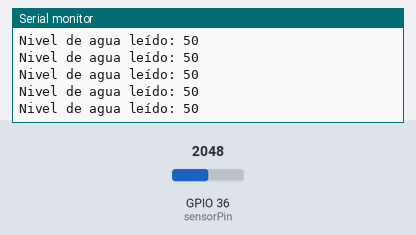
A sketch run on a simulated ESP32. Parts: the last lines printed to the serial monitor. The test bench sets the inputs (shaded band); at power-on: GPIO 36 (sensorPin) = 2048. WiFi joins after 1.5 s; servers stay silent unless stated.

Above: at 3.5 s.
3.6 s: GPIO 36 (sensorPin) set to 4043
At 4.6 s:
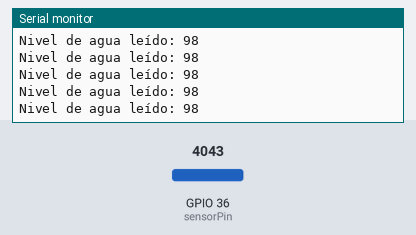
6.6 s: GPIO 36 (sensorPin) set to 4095
At 7.5 s:
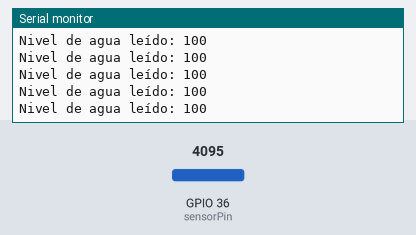
Timing chart, 0 to 9.6 s (numbered marks = the images above; inputs shaded):
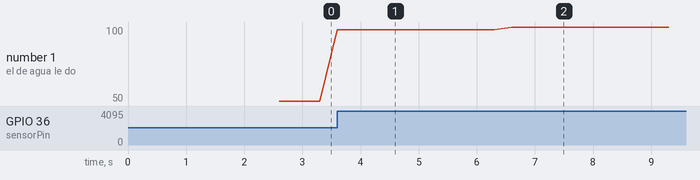

The sketch:

PawTech.ino
```cpp
#include <WiFi.h>                  // Biblioteca WiFi para ESP32
#include <WiFiClientSecure.h>
#include <UniversalTelegramBot.h>

// Configuraciones de red WiFi
const char* ssid = "CLARO_247B0B";    // Tu SSID WiFi
const char* password = "355197EA32";  // Tu contraseña WiFi

// Configuración del bot de Telegram
const String BOT_TOKEN = "7529648410:AAH1zkywHLe5AJYeVvpBQM7hgGaOOvzbuRY";  // Token de tu bot de Telegram
WiFiClientSecure client;
UniversalTelegramBot bot(BOT_TOKEN, client);

// Pin donde está conectado el sensor de nivel de agua
int sensorPin = A0;  // Pin analógico A0 en ESP32 para lectura de sensor analógico
int nivelAgua;       // Variable para almacenar el nivel de agua

// Intervalo de chequeo de nuevos mensajes (cada 1 segundo)
unsigned long previousMillis = 0;
const long interval = 1000;

void setup() {
  // Inicializamos la conexión serie para depuración
  Serial.begin(115200);

  // Conexión a la red WiFi
  WiFi.begin(ssid, password);
  Serial.print("Conectando a WiFi...");
  while (WiFi.status() != WL_CONNECTED) {
    delay(1000);
    Serial.print(".");
  }
  Serial.println("Conectado a la red WiFi");

  // Telegram SSL inicialización
  client.setInsecure();

  // Enviar mensaje de conexión al bot de Telegram
  bot.sendMessage("5215232511", "Conectado a la red WiFi", "");

  // Mostrar IP del dispositivo
  Serial.println(WiFi.localIP());
}

void loop() {
  // Chequear si hay nuevos mensajes del bot de Telegram
  unsigned long currentMillis = millis();
  if (currentMillis - previousMillis >= interval) {
    previousMillis = currentMillis;

    int numNewMessages = bot.getUpdates(bot.last_message_received + 1);
    while (numNewMessages) {
      handleNewMessages(numNewMessages);
      numNewMessages = bot.getUpdates(bot.last_message_received + 1);
    }
  }

  // Leer el nivel de agua desde el sensor
  leerNivelAgua();
}

// Función para leer el nivel de agua desde el sensor
void leerNivelAgua() {
  nivelAgua = analogRead(sensorPin);  // Lee el valor del sensor (0-4095 en ESP32)
  nivelAgua = map(nivelAgua, 0, 4095, 0, 100);  // Ajusta el valor a porcentaje (0-100%)
  Serial.println("Nivel de agua leído: " + String(nivelAgua));  // Imprime el nivel en el monitor serie
}

// Función para manejar los nuevos mensajes de Telegram
void handleNewMessages(int numNewMessages) {
  for (int i = 0; i < numNewMessages; i++) {
    String chat_id = String(bot.messages[i].chat_id);
    String text = bot.messages[i].text;

    if (text == "/nivel") {
      leerNivelAgua();  // Asegurarse de que el valor esté actualizado
      String mensaje = "El nivel de agua actual es: " + String(nivelAgua) + "%";
      bot.sendMessage(chat_id, mensaje, "");
    } else {
      bot.sendMessage(chat_id, "Comando no reconocido. Usa /nivel para ver el nivel de agua.", "");
    }
  }
}
```

Measured:
- after the input at 3.6 s, the serial monitor: prints a new line at once (image 1)
- after the input at 6.6 s, the serial monitor: prints a new line at once (image 2)
- plotted number 1: 50 → 98 after the input at 3.6 s, 98 → 100 after the input at 6.6 s
